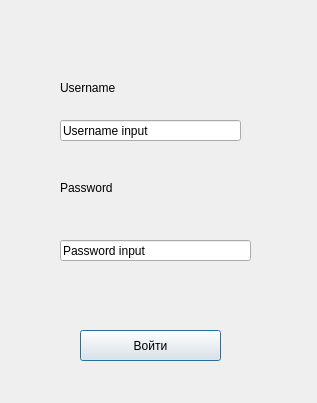
<?xml version="1.0" encoding="UTF-8"?>
<ui version="4.0">
 <class>SingInWindow</class>
 <widget class="QDialog" name="SingInWindow">
  <property name="geometry">
   <rect>
    <x>0</x>
    <y>0</y>
    <width>317</width>
    <height>403</height>
   </rect>
  </property>
  <property name="windowTitle">
   <string>Sing In</string>
  </property>
  <widget class="QPushButton" name="Sing_In">
   <property name="geometry">
    <rect>
     <x>80</x>
     <y>330</y>
     <width>141</width>
     <height>31</height>
    </rect>
   </property>
   <property name="text">
    <string>Войти</string>
   </property>
  </widget>
  <widget class="QLabel" name="UserName">
   <property name="geometry">
    <rect>
     <x>60</x>
     <y>80</y>
     <width>101</width>
     <height>16</height>
    </rect>
   </property>
   <property name="text">
    <string>Username</string>
   </property>
  </widget>
  <widget class="QLineEdit" name="UserNameInput">
   <property name="geometry">
    <rect>
     <x>60</x>
     <y>120</y>
     <width>181</width>
     <height>21</height>
    </rect>
   </property>
   <property name="text">
    <string>Username input</string>
   </property>
  </widget>
  <widget class="QLineEdit" name="PasswordInput">
   <property name="geometry">
    <rect>
     <x>60</x>
     <y>240</y>
     <width>191</width>
     <height>21</height>
    </rect>
   </property>
   <property name="text">
    <string>Password input</string>
   </property>
  </widget>
  <widget class="QLabel" name="Password">
   <property name="geometry">
    <rect>
     <x>60</x>
     <y>180</y>
     <width>121</width>
     <height>16</height>
    </rect>
   </property>
   <property name="text">
    <string>Password</string>
   </property>
  </widget>
 </widget>
 <resources/>
 <connections/>
</ui>
